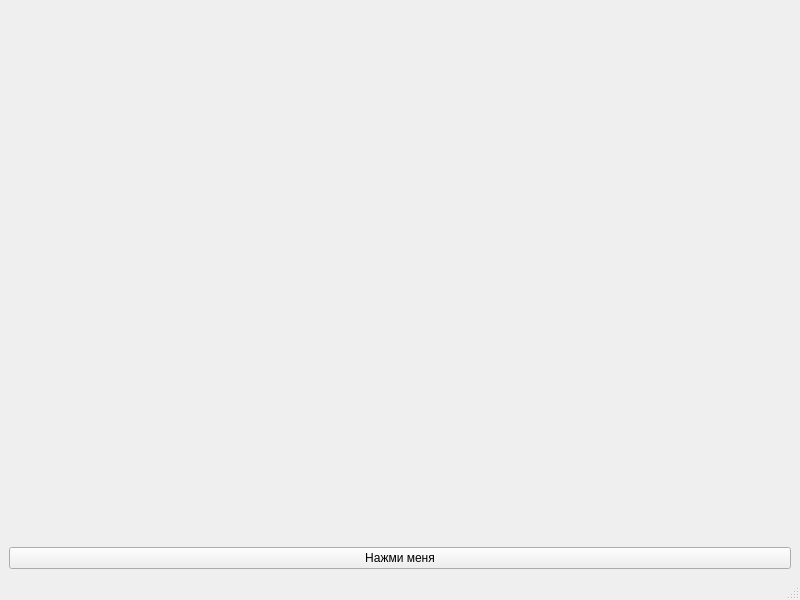
<?xml version="1.0" encoding="UTF-8"?>
<ui version="4.0">
 <class>MainWindow</class>
 <widget class="QMainWindow" name="MainWindow">
  <property name="geometry">
   <rect>
    <x>0</x>
    <y>0</y>
    <width>800</width>
    <height>600</height>
   </rect>
  </property>
  <property name="windowTitle">
   <string>MainWindow</string>
  </property>
  <widget class="QWidget" name="centralwidget">
   <layout class="QVBoxLayout" name="verticalLayout">
    <item>
     <widget class="QLabel" name="label">
      <property name="text">
       <string/>
      </property>
     </widget>
    </item>
    <item>
     <widget class="QPushButton" name="pushButton">
      <property name="text">
       <string>Нажми меня</string>
      </property>
     </widget>
    </item>
   </layout>
  </widget>
  <widget class="QMenuBar" name="menubar">
   <property name="geometry">
    <rect>
     <x>0</x>
     <y>0</y>
     <width>800</width>
     <height>21</height>
    </rect>
   </property>
  </widget>
  <widget class="QStatusBar" name="statusbar"/>
 </widget>
 <resources/>
 <connections/>
</ui>
